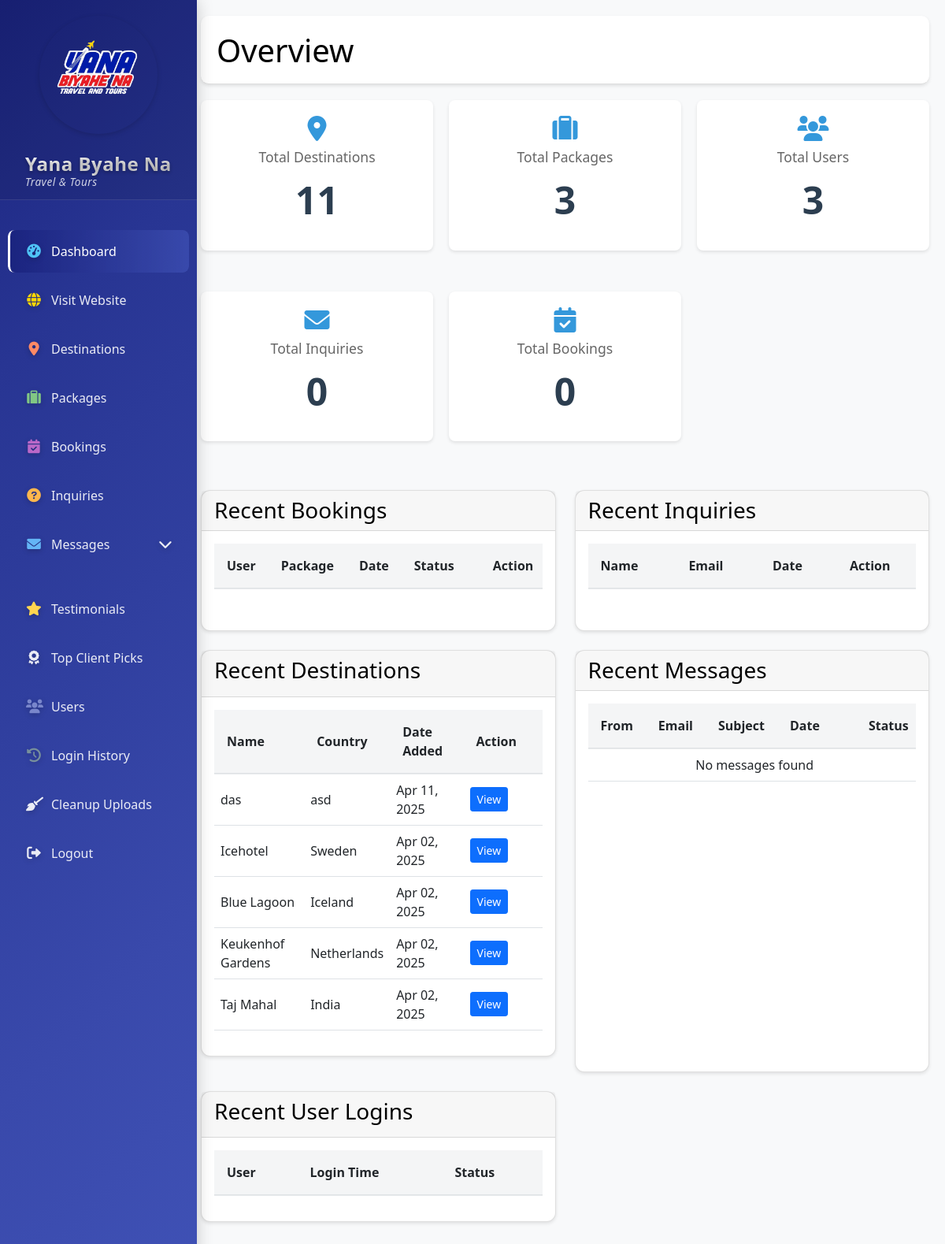
Page /dashboard.php (signed in) on the committed database.
### tables this page shows
CREATE TABLE `destinations` (
  `id` int(11) NOT NULL,
  `name` varchar(255) NOT NULL,
  `image` varchar(255) DEFAULT NULL,
  `status` tinyint(1) DEFAULT 1,
  `featured` tinyint(1) DEFAULT 0,
  `description` text DEFAULT NULL,
  `latitude` decimal(10,8) DEFAULT NULL,
  `longitude` decimal(11,8) DEFAULT NULL,
  `country` varchar(100) DEFAULT NULL,
  `category` varchar(50) DEFAULT NULL,
  `best_time_to_visit` text DEFAULT NULL,
  `tour_duration` varchar(100) DEFAULT NULL,
  `price_per_person` decimal(10,2) DEFAULT NULL,
  `price_per_group` decimal(10,2) DEFAULT NULL,
  `inclusions` text DEFAULT NULL,
  `exclusions` text DEFAULT NULL,
  `travel_requirements` text DEFAULT NULL,
  `transportation_details` text DEFAULT NULL,
  `activities_highlights` text DEFAULT NULL,
  `gallery_images` text DEFAULT NULL,
  `highlights` text DEFAULT NULL,
  `best_time` text DEFAULT NULL,
  `things_to_do` text DEFAULT NULL,
  `updated_at` timestamp NOT NULL DEFAULT current_timestamp() ON UPDATE current_timestamp(),
  `created_at` timestamp NOT NULL DEFAULT current_timestamp()
);

### dashboard.php (the view, shortened to what this page needs)
<?php
include "../db.php";
function handleQueryError($conn, $query) {
    return $query;
}
try {
    $stats = [
        'destinations' => handleQueryError($conn, $conn->query("SELECT COUNT(*) as count FROM destinations"))->fetch_assoc()['count'],
        'packages' => handleQueryError($conn, $conn->query("SELECT COUNT(*) as count FROM packages"))->fetch_assoc()['count'],
        'users' => handleQueryError($conn, $conn->query("SELECT COUNT(*) as count FROM users"))->fetch_assoc()['count'],
        'inquiries' => handleQueryError($conn, $conn->query("SELECT COUNT(*) as count FROM inquiries"))->fetch_assoc()['count'],
        'bookings' => handleQueryError($conn, $conn->query("SELECT COUNT(*) as count FROM bookings"))->fetch_assoc()['count']
    ];
} catch (Exception $e) {
    error_log("Error fetching statistics: " . $e->getMessage());
    $stats = ['destinations' => 0, 'inquiries' => 0, 'packages' => 0, 'users' => 0, 'bookings' => 0];
}
$recent_messages_query = "
    SELECT
        id,
        sender_name,
        sender_email as email,
        subject,
        message,
        created_at,
        is_read
    FROM admin_messages
    ORDER BY created_at DESC
    LIMIT 5";
$recent_messages = $conn->query($recent_messages_query);
?>
<!DOCTYPE html>
<html lang="en" data-theme="<?php echo $_SESSION['theme'] ?? 'light'; ?>">
<head>
    <link href="https://cdn.jsdelivr.net/npm/bootstrap@5.1.3/dist/css/bootstrap.min.css" rel="stylesheet">
    <link rel="stylesheet" href="https://cdnjs.cloudflare.com/ajax/libs/font-awesome/6.0.0/css/all.min.css">
    <link rel="stylesheet" href="css/admin.css">
</head>
<body>
<div class="admin-container">
    <?php include "includes/sidebar.php"; ?>
    <main class="main-content">
        <header class="dashboard-header">
            <div class="header-content">
                <h1>Overview</h1>
            </div>
        </header>
        <div class="dashboard-stats">
            <div class="stat-card">
                <i class="fas fa-map-marker-alt"></i>
                <h3>Total Destinations</h3>
                <h1 class="stat-number"><?php echo $stats['destinations']; ?></h1>
            </div>
            <div class="stat-card">
                <i class="fas fa-suitcase"></i>
                <h3>Total Packages</h3>
                <h1 class="stat-number"><?php echo $stats['packages']; ?></h1>
            </div>
            <div class="stat-card">
                <i class="fas fa-users"></i>
                <h3>Total Users</h3>
                <h1 class="stat-number"><?php echo $stats['users']; ?></h1>
            </div>
            <div class="stat-card">
                <i class="fas fa-envelope"></i>
                <h3>Total Inquiries</h3>
                <h1 class="stat-number"><?php echo $stats['inquiries']; ?></h1>
            </div>
            <div class="stat-card">
                <i class="fas fa-calendar-check"></i>
                <h3>Total Bookings</h3>
                <h1 class="stat-number"><?php echo $stats['bookings']; ?></h1>
            </div>
        </div>
        <div class="dashboard-content">
            <div class="row">
                <div class="col-md-6 mb-4">
                    <div class="card h-100">
                        <div class="card-header">
                            <h3 class="m-0">Recent Bookings</h3>
                        </div>
                        <div class="card-body">
                            <div class="table-responsive">
                                <table class="table">
                                    <thead>
                                        <tr>
                                            <th>User</th>
                                            <th>Package</th>
                                            <th>Date</th>
                                            <th>Status</th>
                                            <th>Action</th>
                                        </tr>
                                    </thead>
                                </table>
                            </div>
                        </div>
                    </div>
                </div>
                <div class="col-md-6 mb-4">
                    <div class="card h-100">
                        <div class="card-header">
                            <h3 class="m-0">Recent Inquiries</h3>
                        </div>
                        <div class="card-body">
                            <div class="table-responsive">
                                <table class="table">
                                    <thead>
                                        <tr>
                                            <th>Name</th>
                                            <th>Email</th>
                                            <th>Date</th>
                                            <th>Action</th>
                                        </tr>
                                    </thead>
                                </table>
                            </div>
                        </div>
                    </div>
                </div>
                <div class="col-md-6 mb-4">
                    <div class="card">
                        <div class="card-header">
                            <h3>Recent Destinations</h3>
                        </div>
                        <div class="card-body">
                            <div class="table-responsive">
                                <table class="table">
                                    <thead>
                                        <tr>
                                            <th>Name</th>
                                            <th>Country</th>
                                            <th>Date Added</th>
                                            <th>Action</th>
                                        </tr>
                                    </thead>
                                    <tbody>
                                        <?php
                                        $recent_destinations = $conn->query("
                                            SELECT * FROM destinations
                                            ORDER BY created_at DESC
                                            LIMIT 5
                                        ");
                                        while($row = $recent_destinations->fetch_assoc()):
                                        ?>
                                        <tr>
                                            <td><?php echo htmlspecialchars($row['name']); ?></td>
                                            <td><?php echo htmlspecialchars($row['country']); ?></td>
                                            <td><?php echo date('M d, Y', strtotime($row['created_at'])); ?></td>
                                            <td>
                                                <a href="manage_destinations.php?highlight=<?php echo $row['id']; ?>" class="btn btn-sm btn-primary">View</a>
                                            </td>
                                        </tr>
                                        <?php endwhile; ?>
                                    </tbody>
                                </table>
                            </div>
                        </div>
                    </div>
                </div>
                <div class="col-md-6 mb-4">
                    <div class="card h-100">
                        <div class="card-header">
                            <h3 class="m-0">Recent Messages</h3>
                        </div>
                        <div class="card-body">
                            <div class="table-responsive">
                                <table class="table" id="recentMessagesTable">
                                    <thead>
                                        <tr>
                                            <th>From</th>
                                            <th>Email</th>
                                            <th>Subject</th>
                                            <th>Date</th>
                                            <th>Status</th>
                                        </tr>
                                    </thead>
                                    <tbody>
                                        <?php if($recent_messages && $recent_messages->num_rows > 0): ?>
                                            <?php while($message = $recent_messages->fetch_assoc()): ?>
                                            <tr class="<?php echo !$message['is_read'] ? 'table-warning' : ''; ?>">
                                                <td><?php echo htmlspecialchars($message['sender_name']); ?></td>
                                                <td class="email-cell">
                                                    <div class="email-preview">
                                                        <?php echo htmlspecialchars($message['email']); ?>
                                                    </div>
                                                </td>
                                                <td>
                                                    <div class="message-preview">
                                                        <a href="inbox.php?view=<?php echo $message['id']; ?>" class="message-link">
                                                            <?php echo htmlspecialchars($message['subject'] ?: 'No Subject'); ?>
                                                        </a>
                                                    </div>
                                                </td>
                                                <td><?php echo date('M d, h:i A', strtotime($message['created_at'])); ?></td>
                                                <td>
                                                    <span class="badge bg-<?php echo $message['is_read'] ? 'success' : 'warning'; ?>">
                                                        <?php echo $message['is_read'] ? 'Read' : 'New'; ?>
                                                    </span>
                                                </td>
                                            </tr>
                                            <?php endwhile; ?>
                                        <?php else: ?>
                                            <tr>
                                                <td colspan="5" class="text-center">No messages found</td>
                                            </tr>
                                        <?php endif; ?>
                                    </tbody>
                                </table>
                            </div>
                        </div>
                    </div>
                </div>
                <div class="col-md-6 mb-4">
                    <div class="card">
                        <div class="card-header">
                            <h3>Recent User Logins</h3>
                        </div>
                        <div class="card-body">
                            <div class="table-responsive">
                                <table class="table" id="recentLoginsTable">
                                    <thead>
                                        <tr>
                                            <th>User</th>
                                            <th>Login Time</th>
                                            <th>Status</th>
                                        </tr>
                                    </thead>
                                </table>
                            </div>
                        </div>
                    </div>
                </div>
            </div>
        </div>
    </main>
</div>
</body>
</html>

### css/admin.css (style rules this page uses)
:root { --primary-color: #2c3e50; --secondary-color: #3498db; --success-color: #2ecc71; --danger-color: #e74c3c; --warning-color: #f1c40f; --text-color: #000000; --bg-color: #f8f9fa; --card-bg: #ffffff; --sidebar-width: 250px; }
.card, .stat-card { background-color: var(--card-bg); color: var(--text-color); border-radius: 12px; box-shadow: 0 4px 6px rgba(0, 0, 0, 0.1); margin-bottom: 2rem; }
.table thead th { background-color: rgba(44, 62, 80, 0.05); font-weight: 600; border-bottom: 2px solid rgba(44, 62, 80, 0.1); padding: 1rem; }
.table td { padding: 1rem; vertical-align: middle; }
body { background-color: var(--bg-color); color: var(--text-color); transition: background-color 0.3s, color 0.3s; }
.admin-container { display: flex; min-height: 100vh; }
.main-content { margin-left: 260px; padding: 20px; min-height: 100vh; }
.main-content { margin-left: 260px; padding: 20px; transition: margin-left 0.3s ease; }
.main-content { flex: 1; margin-left: var(--sidebar-width); padding: 20px; }
.dashboard-header { background: white; padding: 20px; border-radius: 10px; box-shadow: 0 2px 4px rgba(0,0,0,0.1); margin-bottom: 20px; }
.header-content { display: flex; justify-content: space-between; align-items: center; }
.dashboard-stats { display: grid; grid-template-columns: repeat(auto-fit, minmax(240px, 1fr)); gap: 20px; margin-bottom: 30px; }
.stat-card { background: white; padding: 20px; border-radius: 10px; box-shadow: 0 2px 4px rgba(0,0,0,0.1); text-align: center; transition: transform 0.3s ease; }
.stat-card .stat-number { font-size: 3rem; font-weight: 700; margin: 15px 0; color: var(--primary-color); text-align: center; }
.stat-card i { font-size: 2rem; color: var(--secondary-color); margin-bottom: 10px; }
.stat-card h3 { color: #666; font-size: 1.1rem; margin-bottom: 5px; text-align: center; }
.main-content { margin-left: var(--sidebar-width); transition: margin-left 0.3s ease; }
.main-content { transition: margin 0.3s ease-in-out; }
.header-content { display: flex; align-items: center; gap: 1rem; }

### includes/sidebar.php (style rules this page uses)
.main-content { margin-left: 250px; width: calc(100% - 250px); transition: all 0.3s ease; }

### dashboard.php (style rules this page uses)
.admin-container { display: flex; min-height: 100vh; }
.main-content { flex: 1; padding: 20px; width: 100%; }
.dashboard-header { margin-bottom: 20px; padding-bottom: 10px; border-bottom: 1px solid #ddd; }
.dashboard-stats { display: grid; grid-template-columns: repeat(auto-fit, minmax(240px, 1fr)); gap: 20px; margin-bottom: 30px; }
.stat-card { background: white; padding: 20px; border-radius: 8px; box-shadow: 0 2px 4px rgba(0,0,0,0.1); text-align: center; }
.card { margin-bottom: 20px; box-shadow: 0 2px 4px rgba(0,0,0,0.1); }
.table-responsive { margin: 0; }
@media (min-width: 993px) { .main-content { margin-left: 5px; padding-left: 250px; } }
.table th, .table td { padding: 0.5rem; vertical-align: middle; }
.table th:nth-child(4), .table td:nth-child(4) { min-width: 100px; width: 100px; }
#recentMessagesTable tbody tr { cursor: pointer; }

### rows in the picture
destinations: name "das", country "asd", created_at "Apr 11, 2025"
destinations: name "Icehotel", country "Sweden", created_at "Apr 02, 2025"
destinations: name "Blue Lagoon", country "Iceland", created_at "Apr 02, 2025"
destinations: name "Keukenhof Gardens", country "Netherlands", created_at "Apr 02, 2025"
destinations: name "Taj Mahal", country "India", created_at "Apr 02, 2025"

### other values in the picture
$stats['destinations'] "11"
$stats['packages'] "3"
$stats['users'] "3"
$stats['inquiries'] "0"
$stats['bookings'] "0"
